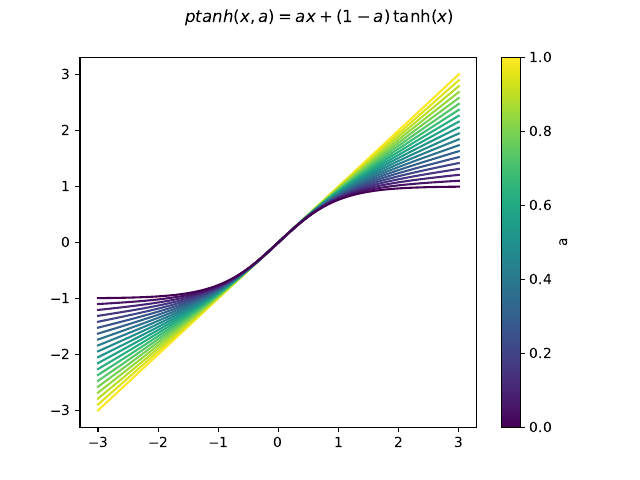

Source code (Python):
import numpy as np

from matplotlib import pyplot as plt
from matplotlib import cm
from matplotlib.colors import Normalize


def ptanh(a):
    return lambda x: a * x + (1-a) * np.tanh(x)


x = np.linspace(-3, 3, 100)

cmap = cm.get_cmap('viridis')

for a in np.linspace(1, 0, 20):
    plt.plot(x, ptanh(a)(x), c=cmap(a))

#plt.gca().set_ylabel(r"$ptanh(x, a) = a x + (1 - a)\, \tanh (x)$")
plt.suptitle(r"$ptanh(x, a) = a x + (1 - a)\, \tanh (x)$")

plt.colorbar(
    cm.ScalarMappable(norm=Normalize(0, 1), cmap=cmap)
).ax.set_ylabel("a")

plt.savefig("parametric_tanh.svg")
plt.savefig("parametric_tanh.pdf")

plt.show()
